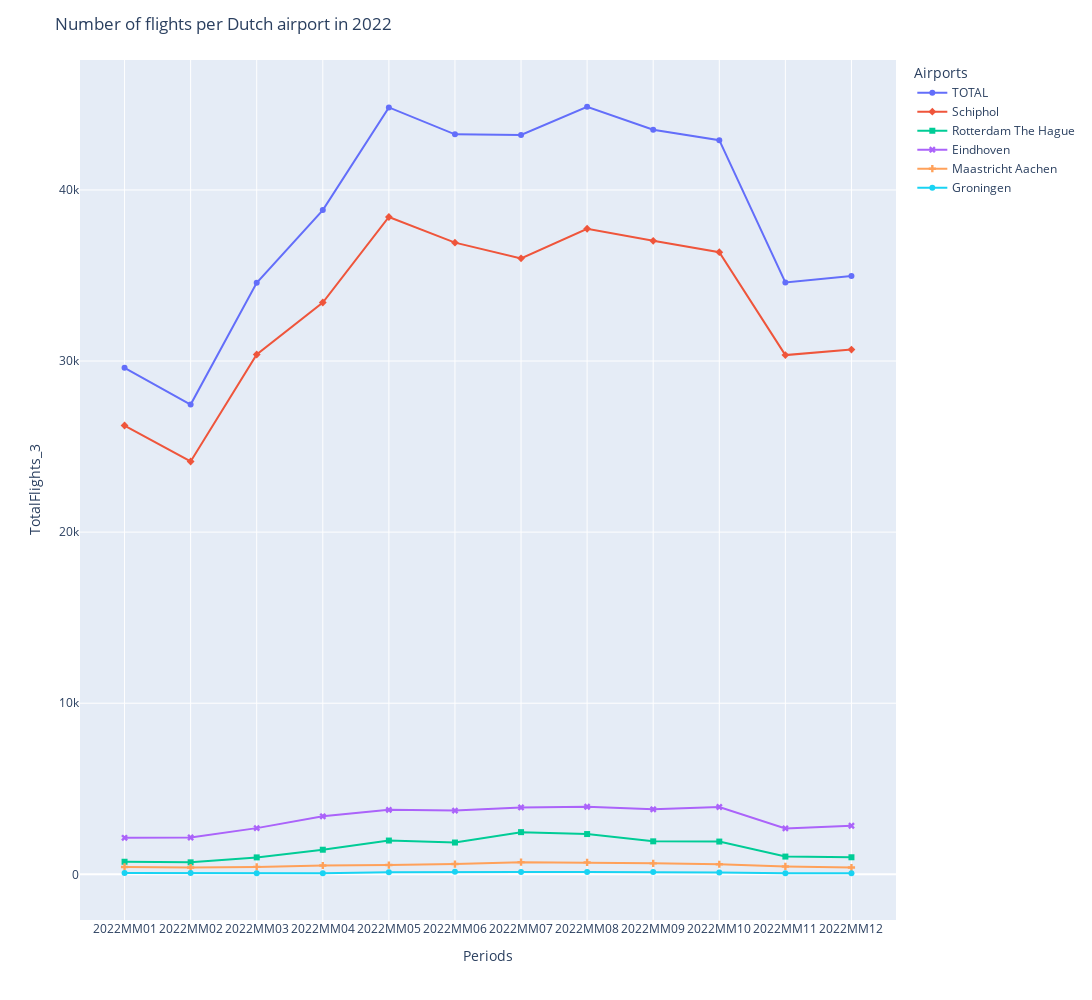

Write notebook code for a chart like this one.
### Code cell
data_2022 = data.loc[data['Periods'].str.contains('2022MM', case=False)]

print(f'Dataframe shape: {data_2022.shape}')

fig2022 = px.line(data_2022, 
                x = "Periods", 
                y = "TotalFlights_3",
                color = "Airports",
                symbol = "Airports"
                )

fig2022.update_layout(
                title={'text': 'Number of flights per Dutch airport in 2022'},
                autosize=False,
                width=1200,
                height=1000
                )

fig2022.show()

### Figure 1 — Plotly figure (JSON) as saved in the notebook; plotly's stock layout.template omitted (floating-point values rounded to 4 significant figures)
{"data": [{"hovertemplate": "Airports=TOTAL<br>Periods=%{x}<br>TotalFlights_3=%{y}<extra></extra>", "legendgroup": "TOTAL", "line": {"color": "#636efa", "dash": "solid"}, "marker": {"symbol": "circle"}, "mode": "markers+lines", "name": "TOTAL", "orientation": "v", "showlegend": true, "type": "scatter", "x": ["2022MM01", "2022MM02", "2022MM03", "2022MM04", "2022MM05", "2022MM06", "2022MM07", "2022MM08", "2022MM09", "2022MM10", "2022MM11", "2022MM12"], "xaxis": "x", "y": [29604, 27456, 34568, 38824, 44823, 43248, 43218, 44862, 43523, 42909, 34597, 34968], "yaxis": "y"}, {"hovertemplate": "Airports=Schiphol<br>Periods=%{x}<br>TotalFlights_3=%{y}<extra></extra>", "legendgroup": "Schiphol", "line": {"color": "#EF553B", "dash": "solid"}, "marker": {"symbol": "diamond"}, "mode": "markers+lines", "name": "Schiphol", "orientation": "v", "showlegend": true, "type": "scatter", "x": ["2022MM01", "2022MM02", "2022MM03", "2022MM04", "2022MM05", "2022MM06", "2022MM07", "2022MM08", "2022MM09", "2022MM10", "2022MM11", "2022MM12"], "xaxis": "x", "y": [26231, 24129, 30382, 33421, 38419, 36919, 36000, 37730, 37027, 36361, 30348, 30669], "yaxis": "y"}, {"hovertemplate": "Airports=Rotterdam The Hague<br>Periods=%{x}<br>TotalFlights_3=%{y}<extra></extra>", "legendgroup": "Rotterdam The Hague", "line": {"color": "#00cc96", "dash": "solid"}, "marker": {"symbol": "square"}, "mode": "markers+lines", "name": "Rotterdam The Hague", "orientation": "v", "showlegend": true, "type": "scatter", "x": ["2022MM01", "2022MM02", "2022MM03", "2022MM04", "2022MM05", "2022MM06", "2022MM07", "2022MM08", "2022MM09", "2022MM10", "2022MM11", "2022MM12"], "xaxis": "x", "y": [734, 699, 989, 1437, 1974, 1858, 2465, 2353, 1927, 1914, 1037, 996], "yaxis": "y"}, {"hovertemplate": "Airports=Eindhoven<br>Periods=%{x}<br>TotalFlights_3=%{y}<extra></extra>", "legendgroup": "Eindhoven", "line": {"color": "#ab63fa", "dash": "solid"}, "marker": {"symbol": "x"}, "mode": "markers+lines", "name": "Eindhoven", "orientation": "v", "showlegend": true, "type": "scatter", "x": ["2022MM01", "2022MM02", "2022MM03", "2022MM04", "2022MM05", "2022MM06", "2022MM07", "2022MM08", "2022MM09", "2022MM10", "2022MM11", "2022MM12"], "xaxis": "x", "y": [2133, 2151, 2700, 3390, 3768, 3724, 3909, 3948, 3800, 3935, 2683, 2838], "yaxis": "y"}, {"hovertemplate": "Airports=Maastricht Aachen<br>Periods=%{x}<br>TotalFlights_3=%{y}<extra></extra>", "legendgroup": "Maastricht Aachen", "line": {"color": "#FFA15A", "dash": "solid"}, "marker": {"symbol": "cross"}, "mode": "markers+lines", "name": "Maastricht Aachen", "orientation": "v", "showlegend": true, "type": "scatter", "x": ["2022MM01", "2022MM02", "2022MM03", "2022MM04", "2022MM05", "2022MM06", "2022MM07", "2022MM08", "2022MM09", "2022MM10", "2022MM11", "2022MM12"], "xaxis": "x", "y": [431, 398, 434, 514, 542, 599, 712, 696, 640, 587, 460, 396], "yaxis": "y"}, {"hovertemplate": "Airports=Groningen<br>Periods=%{x}<br>TotalFlights_3=%{y}<extra></extra>", "legendgroup": "Groningen", "line": {"color": "#19d3f3", "dash": "solid"}, "marker": {"symbol": "circle"}, "mode": "markers+lines", "name": "Groningen", "orientation": "v", "showlegend": true, "type": "scatter", "x": ["2022MM01", "2022MM02", "2022MM03", "2022MM04", "2022MM05", "2022MM06", "2022MM07", "2022MM08", "2022MM09", "2022MM10", "2022MM11", "2022MM12"], "xaxis": "x", "y": [75, 79, 63, 62, 120, 148, 132, 135, 129, 112, 69, 69], "yaxis": "y"}], "layout": {"autosize": false, "height": 1000, "legend": {"title": {"text": "Airports"}, "tracegroupgap": 0}, "margin": {"t": 60}, "title": {"text": "Number of flights per Dutch airport in 2022"}, "width": 1200, "xaxis": {"anchor": "y", "domain": [0, 1], "title": {"text": "Periods"}}, "yaxis": {"anchor": "x", "domain": [0, 1], "title": {"text": "TotalFlights_3"}}}}
